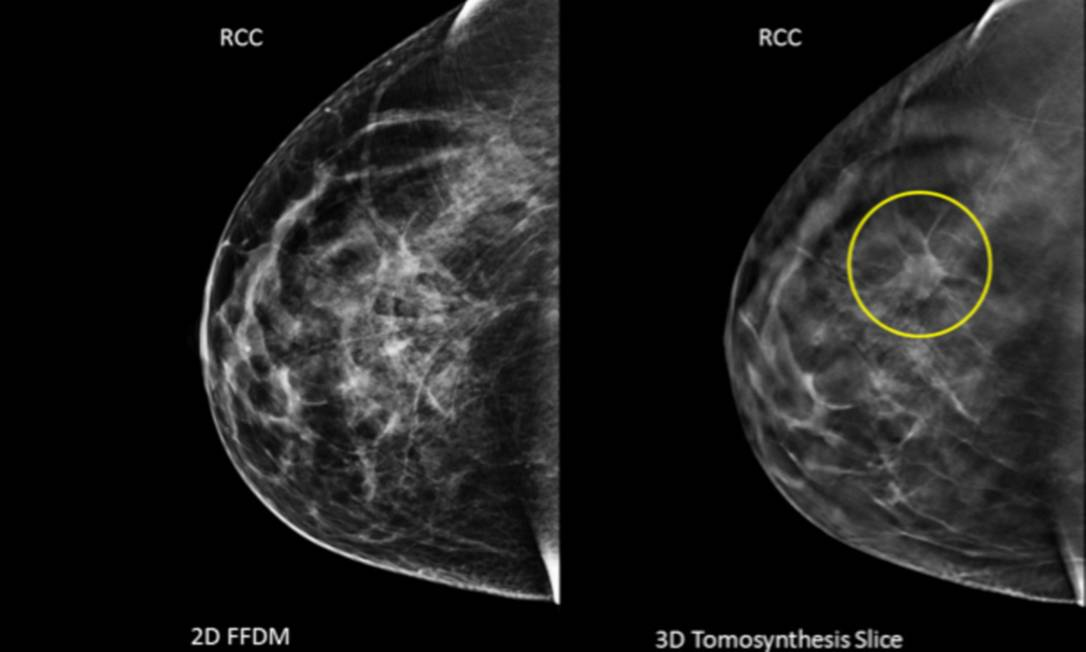
#> input picture Image-Processing-Breast-Cancer/imagens/entrada/cancer_de_mama.jpg, 1086 x 652 px
$ python separacao_canais.py
#> lines starting #> are read from the running program, lines starting #| are printed output that depends on the picture
import cv2
import matplotlib.pyplot as plt

# Carregar a imagem
imagem = cv2.imread('imagens/entrada/cancer_de_mama.jpg')
#> imagem is the input picture: shape (652, 1086, 3); mean B, G, R 30.7, 31.2, 31.2

# Separar os canais de cor
canal_vermelho = imagem.copy()
canal_vermelho[:, :, 1] = 0  # Zera o canal verde
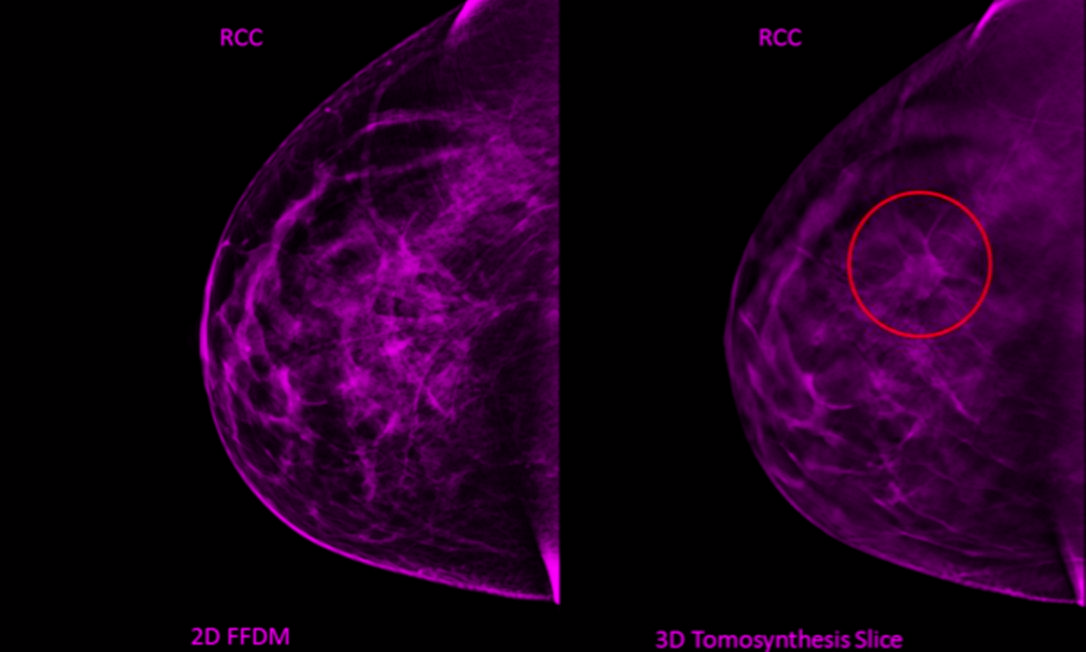
#> canal_vermelho: shape (652, 1086, 3); mean B, G, R 30.7, 0, 31.2
canal_vermelho[:, :, 2] = 0  # Zera o canal azul
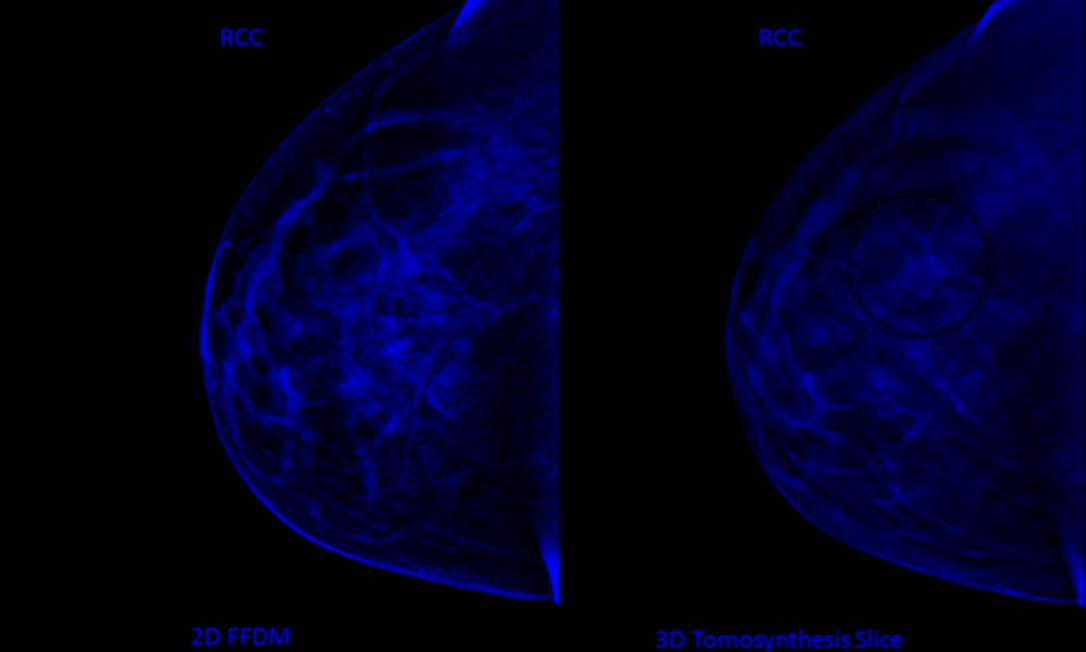
#> canal_vermelho: shape (652, 1086, 3); mean B, G, R 30.7, 0, 0

canal_verde = imagem.copy()
canal_verde[:, :, 0] = 0  # Zera o canal vermelho
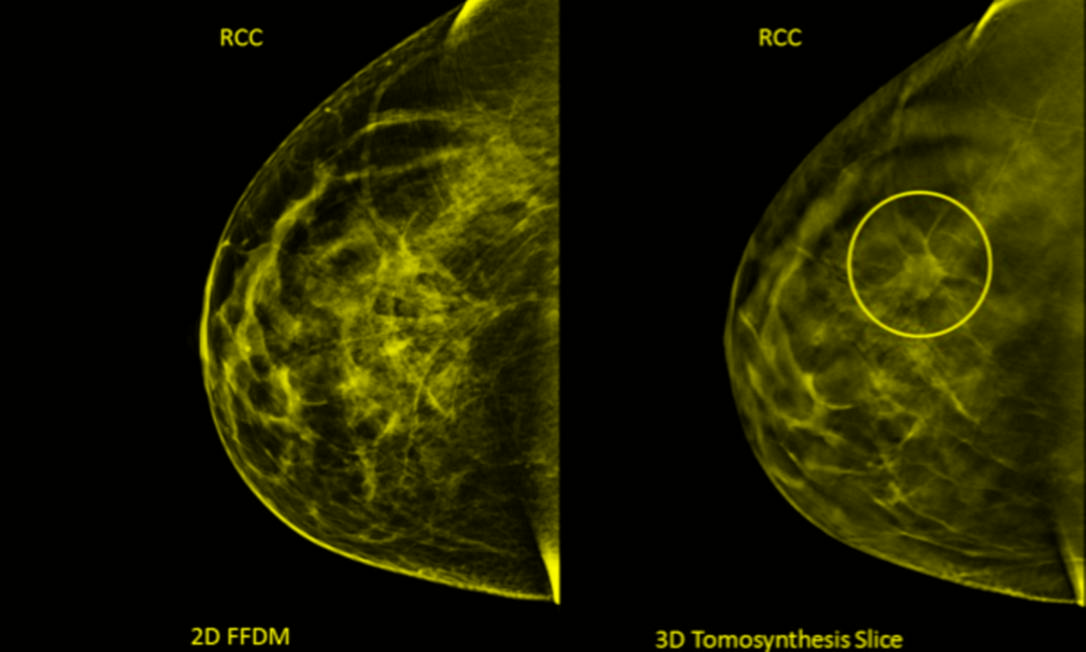
#> canal_verde: shape (652, 1086, 3); mean B, G, R 0, 31.2, 31.2
canal_verde[:, :, 2] = 0  # Zera o canal azul
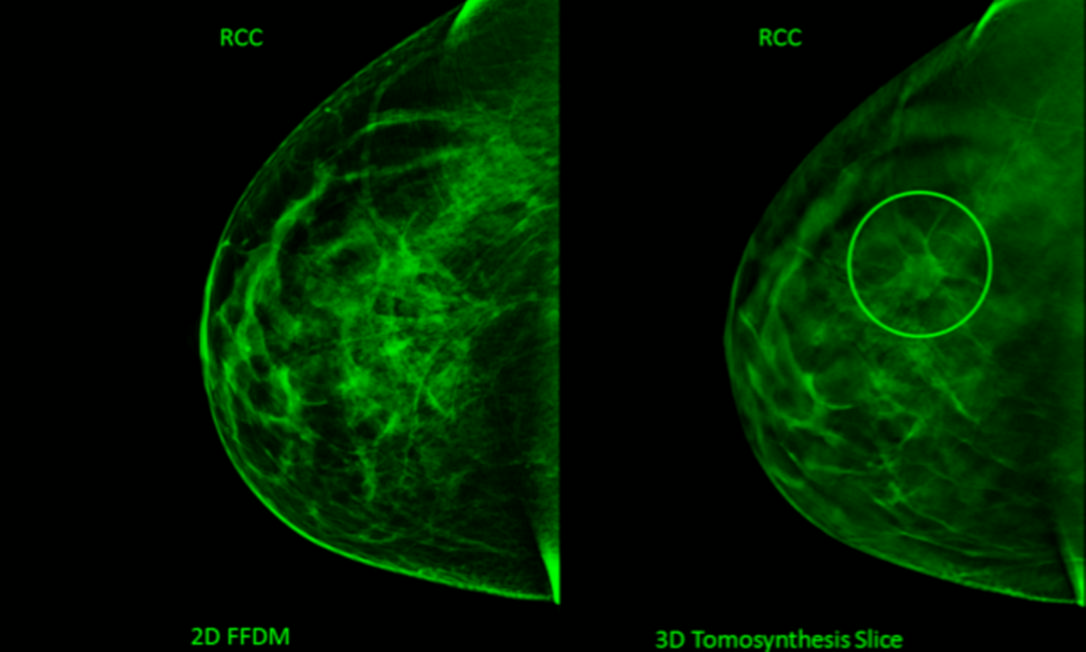
#> canal_verde: shape (652, 1086, 3); mean B, G, R 0, 31.2, 0

canal_azul = imagem.copy()
canal_azul[:, :, 0] = 0  # Zera o canal vermelho
canal_azul[:, :, 1] = 0  # Zera o canal verde
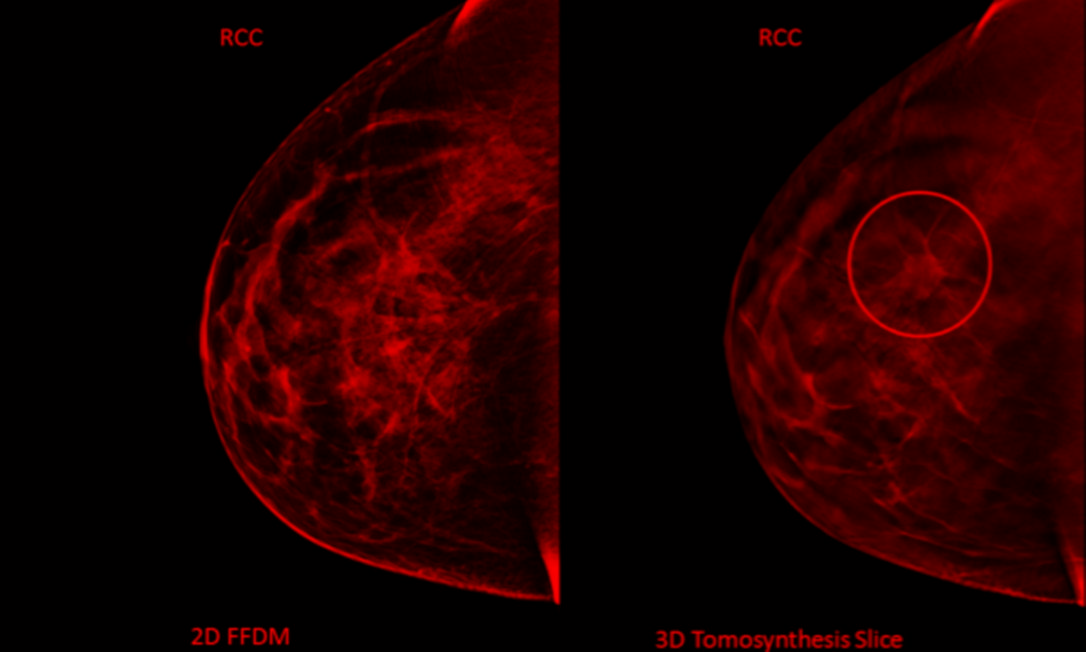
#> canal_azul: shape (652, 1086, 3); mean B, G, R 0, 0, 31.2

# Salvar os canais como imagens
cv2.imwrite('imagens/saida/canal_vermelho.jpg', canal_vermelho)
cv2.imwrite('imagens/saida/canal_verde.jpg', canal_verde)
cv2.imwrite('imagens/saida/canal_azul.jpg', canal_azul)

# Exibir as imagens
plt.subplot(1, 3, 1)
plt.imshow(cv2.cvtColor(canal_vermelho, cv2.COLOR_BGR2RGB))
plt.title('Canal Vermelho')

plt.subplot(1, 3, 2)
plt.imshow(cv2.cvtColor(canal_verde, cv2.COLOR_BGR2RGB))
plt.title('Canal Verde')

plt.subplot(1, 3, 3)
plt.imshow(cv2.cvtColor(canal_azul, cv2.COLOR_BGR2RGB))
plt.title('Canal Azul')

plt.show()
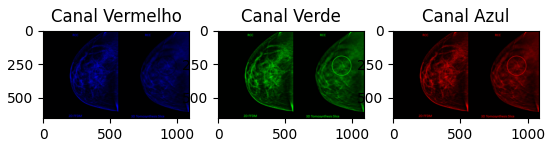
#> figure drawn by matplotlib, 3 panels
